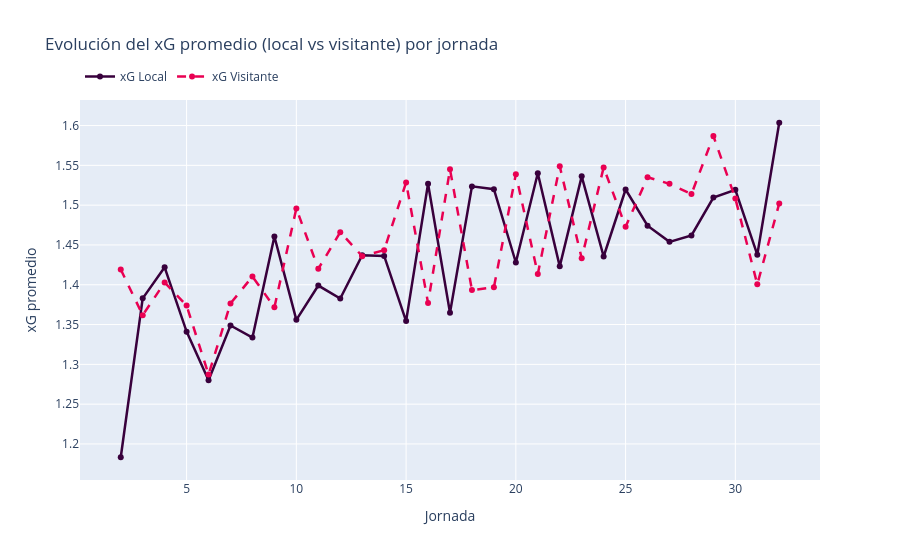

Source (notebook cell):
### Code cell
# 8b. Evolución de xG acumulado local vs visitante por jornada
df_v = df.dropna(subset=['H_xG_Avg_Tot', 'A_xG_Avg_Tot']).copy()
xg_mw = df_v.groupby('Matchweek').agg(
    H_xG=('H_xG_Avg_Tot', 'mean'),
    A_xG=('A_xG_Avg_Tot', 'mean')
).reset_index()

fig = go.Figure()
fig.add_trace(go.Scatter(x=xg_mw['Matchweek'], y=xg_mw['H_xG'], name='xG Local',
                         line=dict(color=PL_PURPLE, width=2.5), mode='lines+markers'))
fig.add_trace(go.Scatter(x=xg_mw['Matchweek'], y=xg_mw['A_xG'], name='xG Visitante',
                         line=dict(color=PL_PINK, width=2.5, dash='dash'), mode='lines+markers'))
fig.update_layout(
    title='Evolución del xG promedio (local vs visitante) por jornada',
    xaxis_title='Jornada', yaxis_title='xG promedio',
    hovermode='x unified', legend=dict(orientation='h', y=1.1)
)
fig.show()

### Figure 1 — Plotly figure (JSON) as saved in the notebook; plotly's stock layout.template omitted (floating-point values rounded to 4 significant figures)
{"data": [{"line": {"color": "#38003c", "width": 2.5}, "mode": "lines+markers", "name": "xG Local", "type": "scatter", "x": [2, 3, 4, 5, 6, 7, 8, 9, 10, 11, 12, 13, 14, 15, 16, 17, 18, 19, 20, 21, 22, 23, 24, 25, 26, 27, 28, 29, 30, 31, 32], "y": [1.183, 1.383, 1.422, 1.341, 1.28, 1.349, 1.334, 1.461, 1.356, 1.399, 1.383, 1.437, 1.436, 1.354, 1.527, 1.365, 1.524, 1.52, 1.428, 1.54, 1.423, 1.536, 1.435, 1.52, 1.474, 1.454, 1.462, 1.51, 1.519, 1.438, 1.604]}, {"line": {"color": "#e90052", "dash": "dash", "width": 2.5}, "mode": "lines+markers", "name": "xG Visitante", "type": "scatter", "x": [2, 3, 4, 5, 6, 7, 8, 9, 10, 11, 12, 13, 14, 15, 16, 17, 18, 19, 20, 21, 22, 23, 24, 25, 26, 27, 28, 29, 30, 31, 32], "y": [1.419, 1.362, 1.403, 1.374, 1.287, 1.376, 1.41, 1.372, 1.496, 1.42, 1.466, 1.436, 1.443, 1.529, 1.377, 1.545, 1.393, 1.397, 1.539, 1.413, 1.549, 1.433, 1.547, 1.473, 1.535, 1.527, 1.514, 1.587, 1.508, 1.4, 1.502]}], "layout": {"hovermode": "x unified", "legend": {"orientation": "h", "y": 1.1}, "title": {"text": "Evolución del xG promedio (local vs visitante) por jornada"}, "xaxis": {"title": {"text": "Jornada"}}, "yaxis": {"title": {"text": "xG promedio"}}}}
